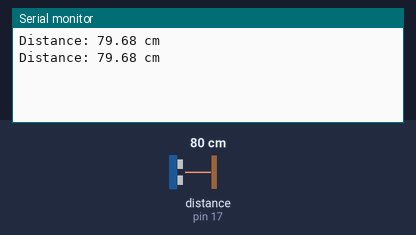
This sketch was run on a simulated Arduino Uno, built with avr-gcc and run on an emulated ATmega328P. Parts: the last lines printed to the serial monitor. Wiring (inferred from the names in the program): ultrasonic range finder: trigger pin 16; echo pin 17. The inputs (shaded band) are chosen by the test bench; at power-on: distance to the obstacle (sensor on pin 17) 80 cm. The echo pulse lasts 58.3 µs per cm.

Above: at 1.8 s.
1.9 s: distance to the obstacle (sensor on pin 17) set to 2 cm
At 2.8 s:
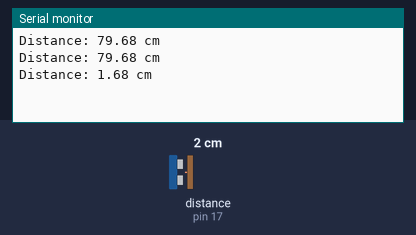
3.4 s: distance to the obstacle (sensor on pin 17) set to 4 cm
At 4.8 s:
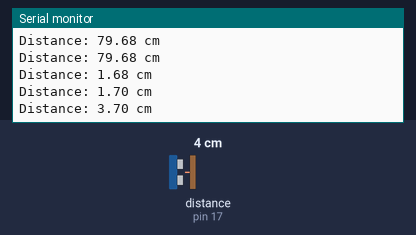
Timing chart, 0 to 6.4 s (numbered marks = the images above; inputs shaded):
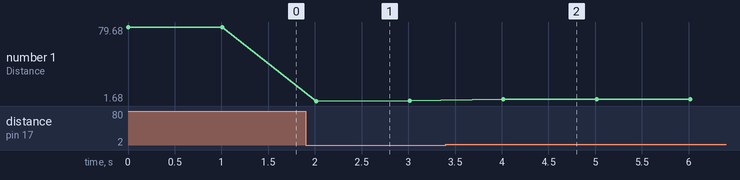

The sketch:

Ultrasonic_Test.ino
```cpp
const int TRIG_PIN = 16;
const int ECHO_PIN = 17;

void setup() {
  Serial.begin(9600);

  pinMode(TRIG_PIN, OUTPUT);

  pinMode(ECHO_PIN, INPUT);
}

void loop() {
  long duration;
  float distance;

  digitalWrite(TRIG_PIN, LOW);
  delayMicroseconds(2);

  digitalWrite(TRIG_PIN, HIGH);
  delayMicroseconds(10);
  digitalWrite(TRIG_PIN, LOW);

  duration = pulseIn(ECHO_PIN, HIGH);

  distance = (duration / 2.0) * 0.0343;

  Serial.print("Distance: ");
  Serial.print(distance);
  Serial.println(" cm");

  delay(1000);
}
```

Measured:
- after the input at 1.9 s, the serial monitor: prints a new line after 0.11 s (image 1)
- after the input at 3.4 s, the serial monitor: prints a new line after 0.61 s (image 2)
- plotted number 1: 79.68 → 1.7 after the input at 1.9 s, 1.7 → 3.7 after the input at 3.4 s
